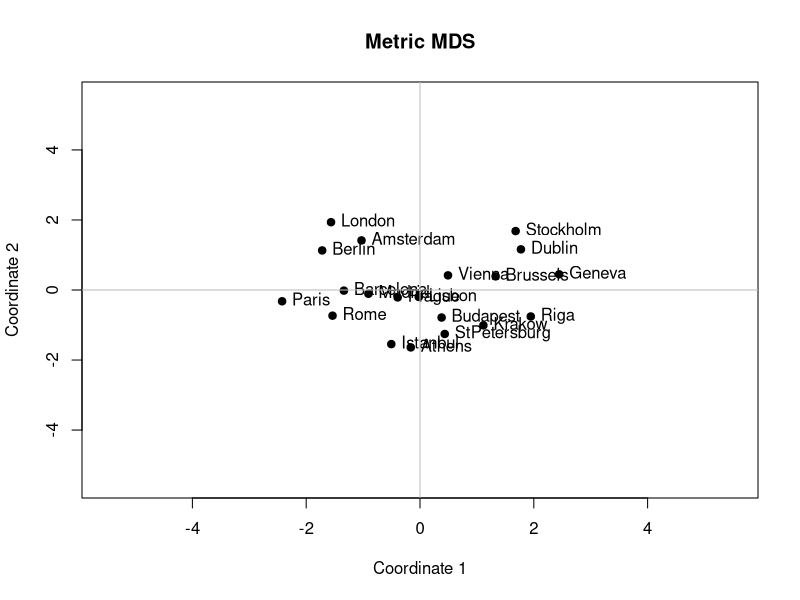
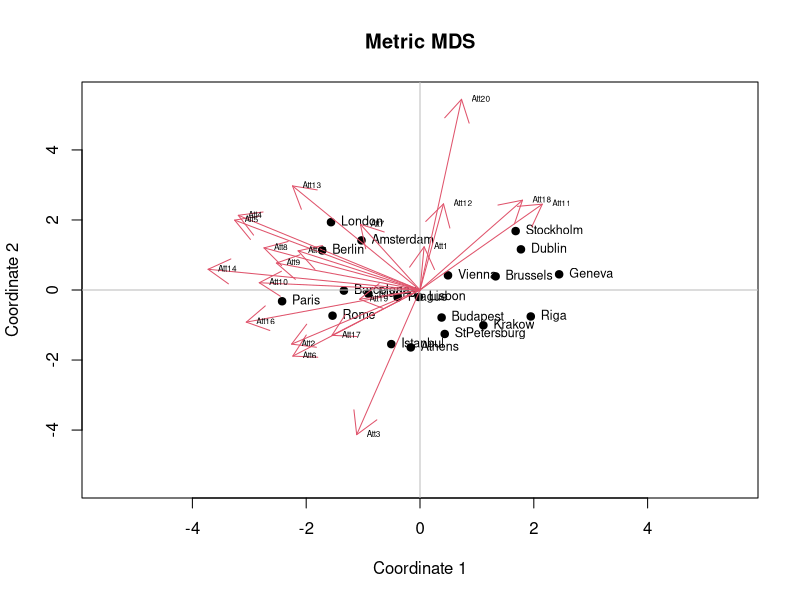

These charts were generated, in order, by the following R code:
getwd()
setwd("~/Caci17")
data <- read.csv("QuestionaireData_CityTrips.csv")
head(data)
library(dplyr)
install.packages("R.utils")
library(R.utils)


cities = c("Prague","Geneva","Paris","Stockholm","Brussels","London","Amsterdam",
           "Athens","Riga","Budapest","Dublin","Lisbon","Istanbul","Vienna","Rome","Barcelona",
           "Madrid","Berlin","Krakow","StPetersburg")
data_att <- data %>% dplyr:: select(Sample, ID, contains("Att"))
data_att

data_att$Sample <- as.factor(data_att$Sample)

prag <- data_att[data_att$Sample %in% c("1", "4", "5"), ]
prag <- prag %>% dplyr:: select(contains("Prague"))
prag <- cbind(City = "Prague", prag)
head(prag)

geneva <- data_att[data_att$Sample %in% c("1", "2", "3"), ]
geneva <- geneva %>% dplyr:: select(contains("Geneva"))
geneva <- cbind(City = "Geneva", geneva)
head(geneva)

paris <- data_att[data_att$Sample %in% c("1", "3", "4"), ]
paris <- paris %>% dplyr:: select(contains("Paris"))
paris <- cbind(City = "Paris", paris)
head(paris)

stockholm <- data_att[data_att$Sample %in% c("1", "2", "3"), ]
stockholm <- stockholm %>% dplyr:: select(contains("Stockholm"))
stockholm <- cbind(City = "Stockholm", stockholm)
head(stockholm)  

brussels <- data_att[data_att$Sample %in% c("1", "5", "6"), ]
brussels <- brussels %>% dplyr:: select(contains("Brussels"))
brussels <- cbind(City = "Brussels", brussels)
head(brussels)  

london <- data_att[data_att$Sample %in% c("1", "2", "3"), ]
london <- london %>% dplyr:: select(contains("London"))
london <- cbind(City = "London", london)
head(london) 

amsterdam <- data_att[data_att$Sample %in% c("2", "3", "8"), ]
amsterdam <- amsterdam %>% dplyr:: select(contains("Amsterdam"))
amsterdam <- cbind(City = "Amsterdam", amsterdam)
head(amsterdam) 

athens <- data_att[data_att$Sample %in% c("2", "3", "6"), ]
athens <- athens %>% dplyr:: select(contains("Athens"))
athens <- cbind(City = "Athens", athens)
head(athens) 

riga <- data_att[data_att$Sample %in% c("2", "4", "5"), ]
riga <- riga %>% dplyr:: select(contains("Riga"))
riga <- cbind(City = "Riga", riga)
head(riga)

budapest <- data_att[data_att$Sample %in% c("4", "9", "10"), ]
budapest <- budapest %>% dplyr:: select(contains("Budapest"))
budapest <- cbind(City = "Budapest", budapest)
head(budapest)

dublin <- data_att[data_att$Sample %in% c("4", "7", "10"), ]
dublin <- dublin %>% dplyr:: select(contains("Dublin"))
dublin <- cbind(City = "Dublin", dublin)
head(dublin)

lisbon <- data_att[data_att$Sample %in% c("4", "7", "9"), ]
lisbon <- lisbon %>% dplyr:: select(contains("Lisbon"))
lisbon <- cbind(City = "Lisbon", lisbon)
head(lisbon)

istanbul <- data_att[data_att$Sample %in% c("5", "8", "10"), ]
istanbul <- istanbul %>% dplyr:: select(contains("Istanbul"))
istanbul <- cbind(City = "Istanbul", istanbul)
head(istanbul)

vienna <- data_att[data_att$Sample %in% c("5", "8", "10"), ]
vienna <- vienna %>% dplyr:: select(contains("Vienna"))
vienna <- cbind(City = "Vienna", vienna)
head(vienna)

rome <- data_att[data_att$Sample %in% c("5", "7", "9"), ]
rome <- rome %>% dplyr:: select(contains("Rome"))
rome <- cbind(City = "Rome", rome)
head(rome)

barcelona <- data_att[data_att$Sample %in% c("6", "7", "10"), ]
barcelona <- barcelona %>% dplyr:: select(contains("Barcelona"))
barcelona <- cbind(City = "Barcelona", barcelona)
head(barcelona)

madrid <- data_att[data_att$Sample %in% c("6", "8", "9"), ]
madrid <- madrid %>% dplyr:: select(contains("Madrid"))
madrid <- cbind(City = "Madrid", madrid)
head(madrid)

berlin <- data_att[data_att$Sample %in% c("6", "7", "8"), ]
berlin <- berlin %>% dplyr:: select(contains("Berlin"))
berlin <- cbind(City = "Berlin", berlin)
head(berlin)

krakow <- data_att[data_att$Sample %in% c("6", "7", "9"), ]
krakow <- krakow %>% dplyr:: select(contains("Krakow"))
krakow <- cbind(City = "Krakow", krakow)
head(krakow)

st.petersburg <- data_att[data_att$Sample %in% c("8", "9", "10"), ]
st.petersburg <- st.petersburg %>% dplyr:: select(contains("StPetersburg"))
st.petersburg <- cbind(City = "StPetersburg", st.petersburg)
head(st.petersburg)

liste <- list(prag, geneva, paris, stockholm, amsterdam, st.petersburg, barcelona, budapest, brussels, berlin, 
              istanbul, athens, dublin, krakow, rome, london, riga, madrid, vienna, lisbon)

colnames <- sub('.*_', '', colnames(prag))
colnames  
colnames(prag) <- colnames
colnames(geneva) <- colnames
colnames(paris) <- colnames
colnames(stockholm) <- colnames
colnames(brussels) <- colnames
colnames(london) <- colnames
colnames(amsterdam) <- colnames
colnames(athens) <- colnames
colnames(riga) <- colnames
colnames(budapest) <- colnames
colnames(dublin) <- colnames
colnames(lisbon) <- colnames
colnames(istanbul) <- colnames
colnames(vienna) <- colnames
colnames(rome) <- colnames
colnames(barcelona) <- colnames
colnames(berlin) <- colnames
colnames(krakow) <- colnames
colnames(st.petersburg) <- colnames
colnames(madrid) <- colnames

data_son <- rbind(prag, geneva, paris, stockholm, brussels, london, amsterdam, athens, riga, budapest,
                  dublin, lisbon, istanbul, vienna, rome, barcelona, berlin, krakow, st.petersburg, madrid)              

data_agg <-aggregate(data_son[,-c(1)], by=list(data_son$City), mean, na.rm=TRUE)
data_agg
dist.df <- dist(data_agg[,-c(1)])
dist.df
fit <- cmdscale(dist.df, k = 2)
fit

x <- fit[,1]
y <- fit[,2]

plot(x, y, xlab = "Coordinate 1", ylab = "Coordinate 2", main = "Metric MDS", 
     pch = 19, ylim = c(-5.5, 5.5), xlim = c(-5.5, 5.5))
text(x, y, labels = data_agg$Group.1, cex = 1, pos = 4)
abline(h = 0, v = 0, col = "grey")

summary(lm(data_agg[,2]~-1+fit))

print("asena")

# Property fitting
data_agg$x <- x
data_agg$y <- y
data_agg

profit <- lm(cbind(Att1,  Att2, Att3, Att4, Att5,  Att6, Att7 , Att8, Att9, Att10,
                   Att11, Att12, Att13, Att14, Att15, Att16, Att17, Att18, Att19,Att20)
             ~ -1 +  x + y, data = data_agg)
summary(profit)
coef(profit)
str(profit)
plot(x, y, xlab = "Coordinate 1", ylab = "Coordinate 2", main = "Metric MDS", 
     pch = 19, ylim = c(-5.5, 5.5), xlim = c(-5.5, 5.5))
text(x, y, labels = data_agg$Group.1, cex = 0.75, pos = 4)
abline(h = 0, v = 0, col = "grey")
arrows(x0 = c(0, 0, 0), y0 = c(0, 0, 0), 
       x1 = coef(profit)[1, ]*10, y1 = coef(profit)[2, ]*10, col = 2, lwd = 1)
text(t(coef(profit)*10), colnames(coef(profit)*10), cex=0.5, col = 1, pos = 4)

